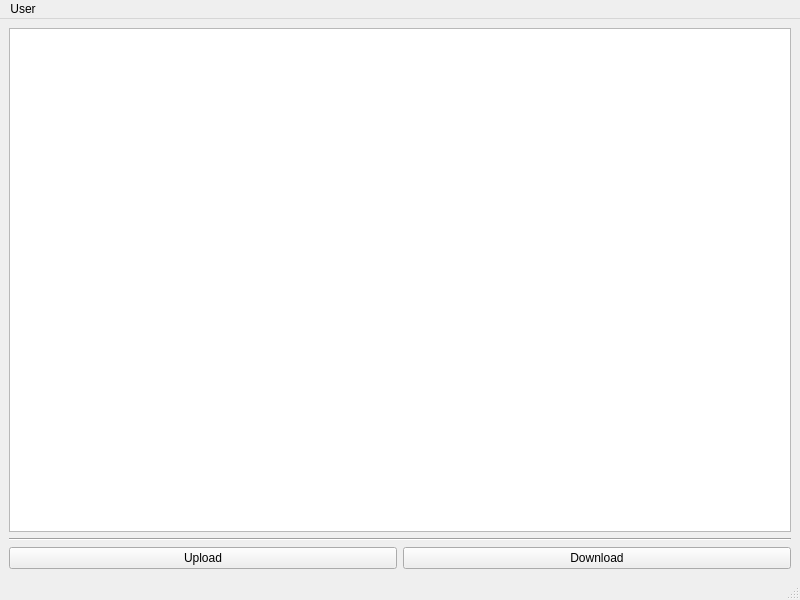
<?xml version="1.0" encoding="UTF-8"?>
<ui version="4.0">
 <class>MainView</class>
 <widget class="QMainWindow" name="MainView">
  <property name="windowModality">
   <enum>Qt::NonModal</enum>
  </property>
  <property name="geometry">
   <rect>
    <x>0</x>
    <y>0</y>
    <width>800</width>
    <height>600</height>
   </rect>
  </property>
  <property name="windowTitle">
   <string>Kafka File Server</string>
  </property>
  <property name="windowIcon">
   <iconset resource="resources.qrc">
    <normaloff>:/icons/origami.ico</normaloff>:/icons/origami.ico</iconset>
  </property>
  <property name="iconSize">
   <size>
    <width>45</width>
    <height>45</height>
   </size>
  </property>
  <property name="tabShape">
   <enum>QTabWidget::Triangular</enum>
  </property>
  <widget class="QWidget" name="centralwidget">
   <layout class="QVBoxLayout" name="verticalLayout">
    <item>
     <widget class="QListView" name="listView"/>
    </item>
    <item>
     <widget class="Line" name="line">
      <property name="orientation">
       <enum>Qt::Horizontal</enum>
      </property>
     </widget>
    </item>
    <item>
     <layout class="QHBoxLayout" name="horizontalLayout">
      <item>
       <widget class="QPushButton" name="uploadButton">
        <property name="text">
         <string>Upload</string>
        </property>
       </widget>
      </item>
      <item>
       <widget class="QPushButton" name="downloadButton">
        <property name="text">
         <string>Download</string>
        </property>
       </widget>
      </item>
     </layout>
    </item>
   </layout>
  </widget>
  <widget class="QMenuBar" name="menubar">
   <property name="geometry">
    <rect>
     <x>0</x>
     <y>0</y>
     <width>800</width>
     <height>26</height>
    </rect>
   </property>
   <widget class="QMenu" name="menuUser">
    <property name="title">
     <string>User</string>
    </property>
    <addaction name="actionLog_out"/>
   </widget>
   <addaction name="menuUser"/>
  </widget>
  <widget class="QStatusBar" name="statusbar"/>
  <action name="actionLog_out">
   <property name="text">
    <string>Log-out</string>
   </property>
  </action>
 </widget>
 <resources>
  <include location="resources.qrc"/>
 </resources>
 <connections/>
</ui>
